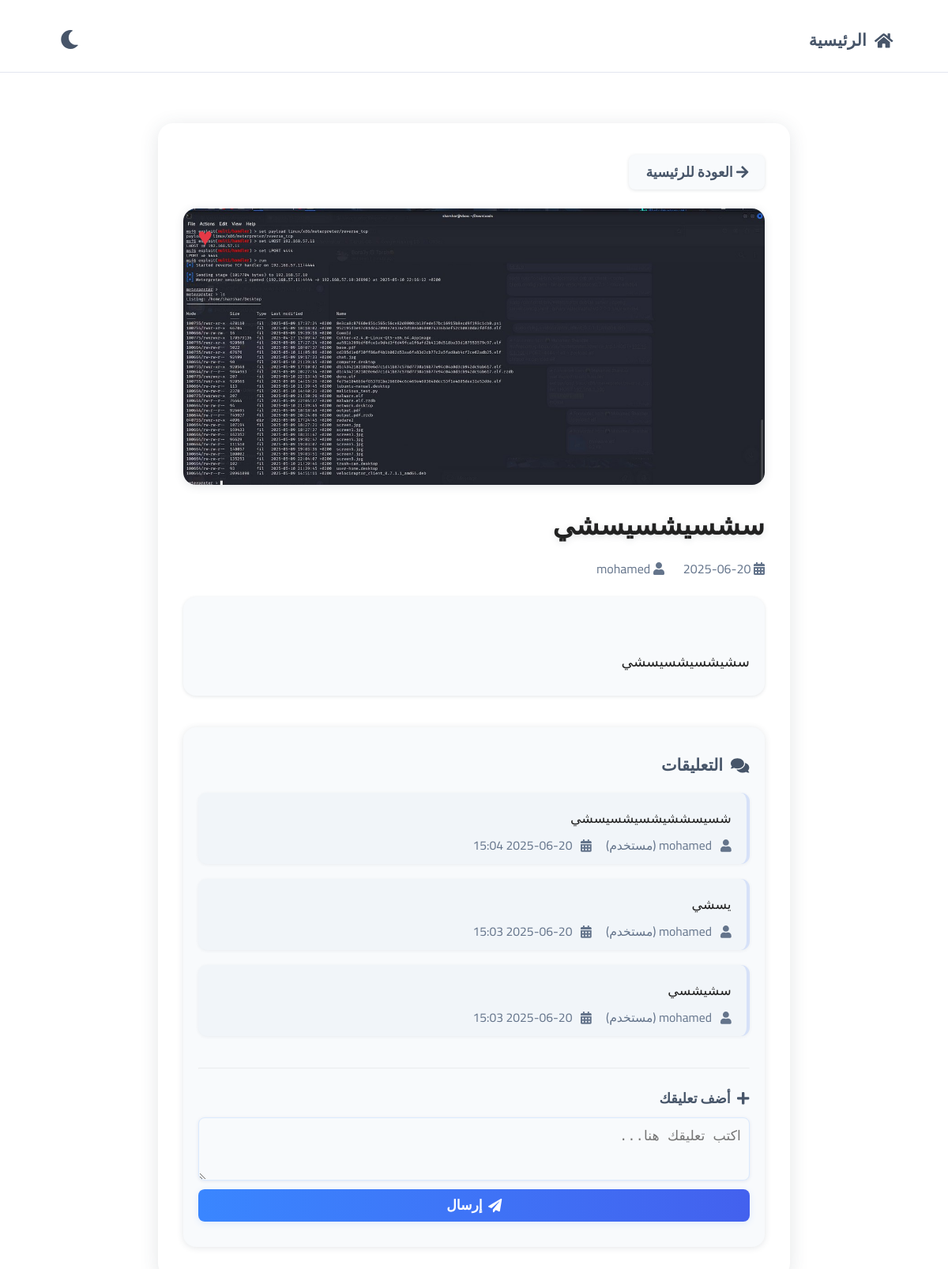
The app's page /article.php?id=24 (signed in) with its own data.
### tables this page shows
CREATE TABLE `articles` (
  `id` int NOT NULL,
  `title` varchar(255) NOT NULL,
  `content` text NOT NULL,
  `image` varchar(100) DEFAULT NULL,
  `created_at` timestamp NOT NULL DEFAULT CURRENT_TIMESTAMP,
  `category_id` int DEFAULT NULL,
  `user_id` int DEFAULT NULL,
  `admin_id` int DEFAULT NULL
);

CREATE TABLE `users` (
  `id` int NOT NULL,
  `username` varchar(50) NOT NULL,
  `email` varchar(100) NOT NULL,
  `password` varchar(255) NOT NULL,
  `created_at` timestamp NOT NULL DEFAULT CURRENT_TIMESTAMP,
  `updated_at` datetime DEFAULT CURRENT_TIMESTAMP ON UPDATE CURRENT_TIMESTAMP,
  `is_active` tinyint(1) DEFAULT '1',
  `reset_token` varchar(100) DEFAULT NULL,
  `reset_expires` datetime DEFAULT NULL
);

CREATE TABLE `comments` (
  `id` int NOT NULL,
  `article_id` int NOT NULL,
  `user_id` int DEFAULT NULL,
  `admin_id` int DEFAULT NULL,
  `content` text NOT NULL,
  `is_admin` tinyint(1) DEFAULT '0',
  `status` enum('pending','approved','rejected') DEFAULT 'approved',
  `created_at` timestamp NOT NULL DEFAULT CURRENT_TIMESTAMP
);

### article.php (the view, shortened to what this page needs)
<?php
require_once 'db.php';
$id = isset($_GET['id']) ? intval($_GET['id']) : 0;
$article = $pdo->prepare("SELECT * FROM articles WHERE id = ?");
$article->execute([$id]);
$article = $article->fetch(PDO::FETCH_ASSOC);
$authorName = '';
if (!empty($article['user_id'])) {
    $stmt = $pdo->prepare('SELECT username FROM users WHERE id = ?');
    $stmt->execute([$article['user_id']]);
    $u = $stmt->fetch(PDO::FETCH_ASSOC);
    if ($u) $authorName = $u['username'];
} elseif (!empty($article['admin_id'])) {
    $stmt = $pdo->prepare('SELECT adminname FROM admins WHERE id = ?');
    $stmt->execute([$article['admin_id']]);
    $a = $stmt->fetch(PDO::FETCH_ASSOC);
    if ($a) $authorName = $a['adminname'];
}
$isUserLoggedIn = isset($_SESSION['user_id']);
$isFavorite = false;
if (isset($_SESSION['user_id'])) {
    $stmt = $pdo->prepare('SELECT 1 FROM favorite_articles WHERE user_id = ? AND article_id = ?');
    $stmt->execute([$_SESSION['user_id'], $article['id']]);
    $isFavorite = $stmt->fetchColumn() ? true : false;
}
?><!DOCTYPE html>
<html lang="ar" dir="rtl">
<head>
  <link rel="stylesheet" href="./css/index.css">
  <link rel="stylesheet" href="https://cdnjs.cloudflare.com/ajax/libs/font-awesome/5.15.1/css/all.min.css">
</head>
<body>
  <header class="header">
    <div class="container nav" style="display:flex;align-items:center;justify-content:space-between;">
      <a href="index.php" class="logo" style="font-size:1.3rem;font-weight:bold;color:var(--color-primary);text-decoration:none;display:flex;align-items:center;gap:0.5em;"><i class="fa fa-home"></i> الرئيسية</a>
      <button class="theme-toggle" aria-label="تبديل الوضع" type="button"><i class="fa fa-moon"></i></button>
    </div>
  </header>
  <main>
    <div class="article-page-container">
      <a href="index.php" class="article-page-back"><i class="fa fa-arrow-right"></i> العودة للرئيسية</a>
      <?php
        $imgSrc = $article['image'] ? 'uploads/articles/' . htmlspecialchars($article['image']) : 'https://source.unsplash.com/800x350/?arabic,writing,' . urlencode($article['category'] ?? 'article');
      ?>
      <div style="position:relative;">
        <img src="<?= $imgSrc ?>" alt="صورة المقال" class="article-page-image">
        <?php if ($isUserLoggedIn): ?>
          <button class="fav-btn" data-article-id="<?= $article['id'] ?>" aria-label="أضف للمفضلة" style="position:absolute;top:18px;left:18px;background:none;border:none;cursor:pointer;font-size:2rem;z-index:2;">
            <span class="fav-icon" style="color:<?= $isFavorite ? '#e63946' : '#aaa' ?>;font-size:2rem;">
              <?= $isFavorite ? '♥' : '♡' ?>
            </span>
          </button>
        <?php endif; ?>
      </div>
      <h1 class="article-page-title"> <?= htmlspecialchars($article['title']) ?> </h1>
      <div class="article-page-meta">
        <span><i class="fa fa-calendar-alt"></i> <?= htmlspecialchars(substr($article['created_at'],0,10)) ?></span>
        <span><i class="fa fa-user"></i> <?= htmlspecialchars($authorName) ?></span>
      </div>
      <div class="article-page-content">
        <?= nl2br(htmlspecialchars($article['content'])) ?>
      </div>
      <div class="article-comments-section">
        <h2 class="comments-title"><i class="fa fa-comments"></i> التعليقات</h2>
        <?php
        $comments = $pdo->prepare("SELECT content, created_at, is_admin, user_id, admin_id FROM comments WHERE article_id = ? ORDER BY created_at DESC");
        $comments->execute([$article['id']]);
        $comments = $comments->fetchAll(PDO::FETCH_ASSOC);
        if ($comments && count($comments)) {
          echo '<ul class="comments-list">';
          foreach ($comments as $c) {
            $isAdmin = $c['is_admin'] == 1;
            $commentAuthor = $isAdmin ? 'مشرف' : 'مستخدم';
            if ($isAdmin && !empty($c['admin_id'])) {
              $stmt = $pdo->prepare('SELECT adminname FROM admins WHERE id = ?');
              $stmt->execute([$c['admin_id']]);
              $a = $stmt->fetch(PDO::FETCH_ASSOC);
              if ($a) $commentAuthor = $a['adminname'] . ' (مشرف)';
            } elseif (!$isAdmin && !empty($c['user_id'])) {
              $stmt = $pdo->prepare('SELECT username FROM users WHERE id = ?');
              $stmt->execute([$c['user_id']]);
              $u = $stmt->fetch(PDO::FETCH_ASSOC);
              if ($u) $commentAuthor = $u['username'] . ' (مستخدم)';
            }
            echo '<li class="comment-item'.($isAdmin ? ' admin-comment' : '').'">'
              .'<div class="comment-content">'.nl2br(htmlspecialchars($c['content'])).'</div>'
              .'<div class="comment-meta">'
              .'<i class="fa fa-user'.($isAdmin ? '-shield' : '').'"></i> '.htmlspecialchars($commentAuthor)
              .' &nbsp; <i class="fa fa-calendar-alt"></i> '.htmlspecialchars(substr($c['created_at'],0,16)).'</div>'
              .'</li>';
          }
          echo '</ul>';
        } else {
          echo '<div class="no-comments">لا توجد تعليقات بعد.</div>';
        }
        ?>
        <hr style="margin:2.5rem 0 1.5rem 0;opacity:.13;">
        <h3 class="add-comment-title"><i class="fa fa-plus"></i> أضف تعليقك</h3>
        <?php if ($isUserLoggedIn): ?>
        <form class="add-comment-form" method="post" action="" id="addCommentForm">
          <textarea name="user_comment" required placeholder="اكتب تعليقك هنا..." maxlength="500"></textarea>
          <button type="submit" class="add-comment-btn"><i class="fa fa-paper-plane"></i> إرسال</button>
        </form>
        <?php else: ?>
        <div style="color:#e63946;text-align:center;font-weight:bold;margin:1.5rem 0;">يجب تسجيل الدخول كـ مستخدم لإضافة تعليق.</div>
        <?php endif; ?>
      </div>
    </div>
  </main>
</body>
</html>

### css/index.css (style rules this page uses)
:root { --color-primary: #3B82F6; --color-primary-dark: #2563EB; --color-slate-50: #F8FAFC; --color-slate-100: #F1F5F9; --color-slate-200: #E2E8F0; --color-slate-300: #CBD5E1; --color-slate-400: #94A3B8; --color-slate-500: #64748B; --color-slate-600: #475569; --color-slate-700: #334155; --color-slate-800: #1E293B; --color-slate-900: #0F172A; --color-white: #FFFFFF; --font-sans: 'Inter', system-ui, -apple-system, sans-serif; --font-serif: 'Merriweather', Georgia, serif; }
* { margin: 0; padding: 0; box-sizing: border-box; }
body, html { font-family: var(--font-sans); color: var(--color-slate-900); background-color: var(--color-slate-50); line-height: 1.5; transition: background 0.2s, color 0.2s; }
.container { max-width: 1200px; margin: 0 auto; padding: 0 1rem; }
.header { background-color: var(--color-white); box-shadow: 0 2px 16px #4262ed0a; z-index: 1000; border-bottom: 1.5px solid #e3e6f0; min-height: 64px; transition: background 0.2s, box-shadow 0.2s; }
.nav { display: flex; align-items: center; justify-content: space-between; height: 64px; max-width: 1200px; margin: 0 auto; padding: 0 2vw; }
.logo { font-family: var(--font-serif); font-size: 2rem; font-weight: 700; color: var(--color-primary-dark); text-decoration: none; letter-spacing: 0.01em; display: flex; align-items: center; gap: 8px; transition: color 0.18s; }
.theme-toggle { background: none; border: none; color: var(--color-slate-700); font-size: 1.3rem; cursor: pointer; border-radius: 50%; padding: 7px; transition: background 0.18s, color 0.18s; }

### records on screen
articles: image (picture), title "سشسيشسيسشي", created_at "2025-06-20", content "سشيشسيشسيسشي"
users: username "mohamed"
comments: content "شسيسششيشسيشسيسشي", is_admin 0 (drawn), user.username "mohamed (مستخدم)", created_at "2025-06-20 15:04"
comments: content "يسشي", is_admin 0 (drawn), user.username "mohamed (مستخدم)", created_at "2025-06-20 15:03"
comments: content "سشيشسي", is_admin 0 (drawn), user.username "mohamed (مستخدم)", created_at "2025-06-20 15:03"
